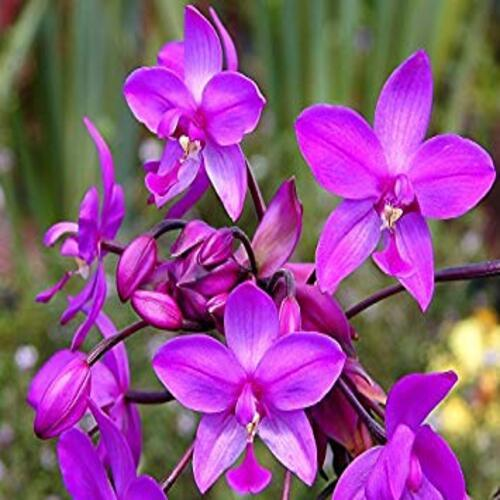
#> input picture Edge Detection/natural-fresh-purple-orchid-flower-116.jpg, 500 x 500 px, found by its file name
$ python canny_edge.py
#> lines starting #> are read from the running program, lines starting #| are printed output that depends on the picture
import cv2 as cv

img = cv.imread(r"Edge Detection\natural-fresh-purple-orchid-flower-116.jpg", cv.IMREAD_GRAYSCALE)
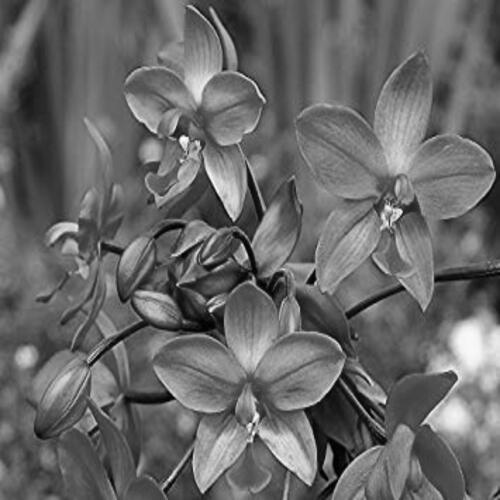
#> img: shape (500, 500); min 0, max 255, mean 104.8

if img is None:
    print("Error: Image not found.")
    exit()

# Apply Canny edge detection
edges = cv.Canny(img, 60, 168)
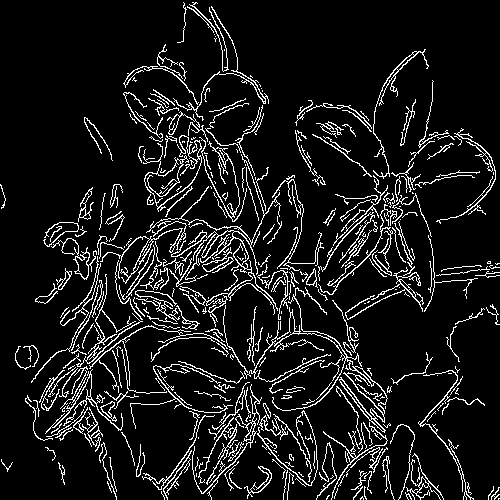
#> edges: shape (500, 500); 9.7% white in thin lines or dots

# Show images
cv.imshow("Original", img)
cv.imshow("Edges", edges)

cv.waitKey(0)
cv.destroyAllWindows()
